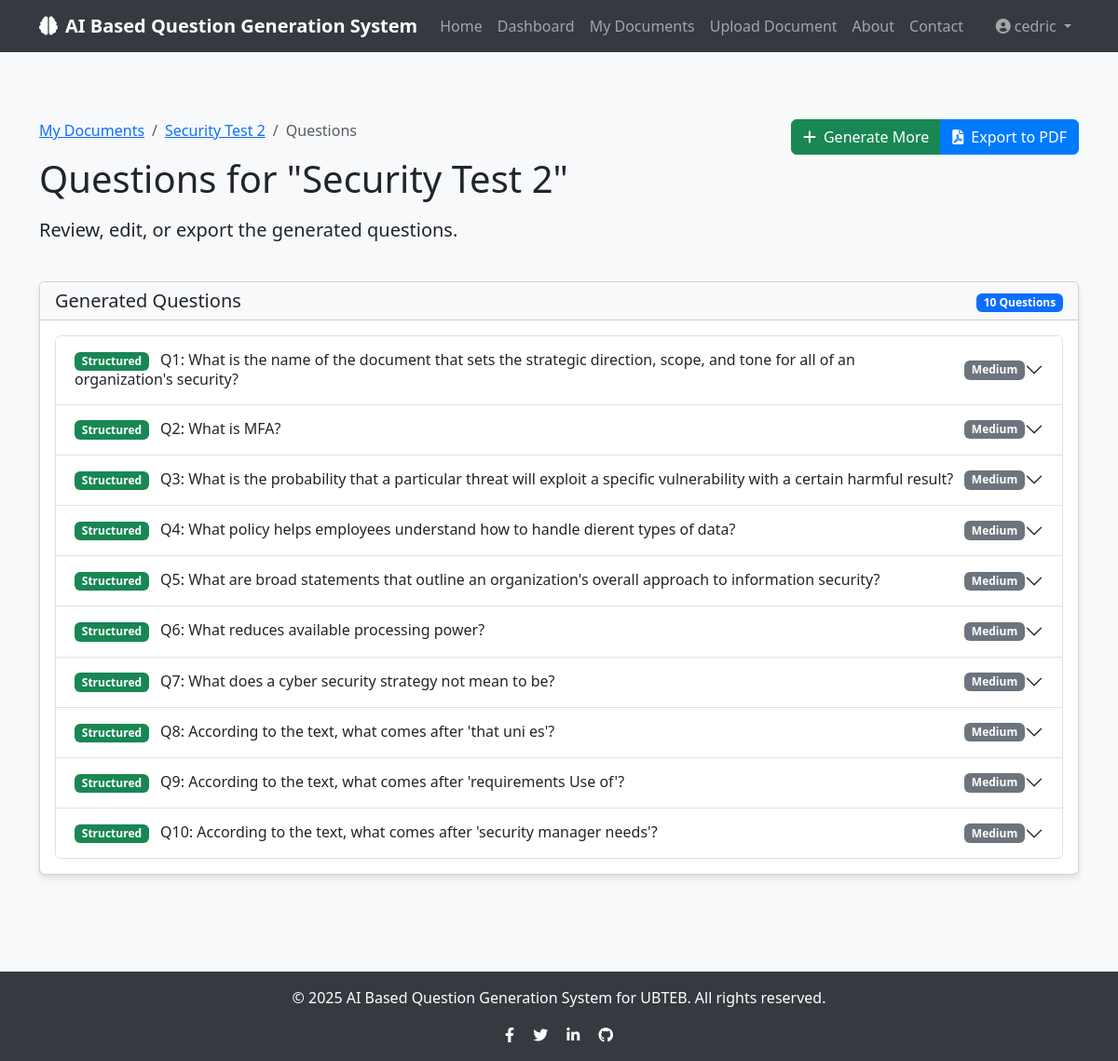
The app's page /documents/2/questions (signed in), older data.
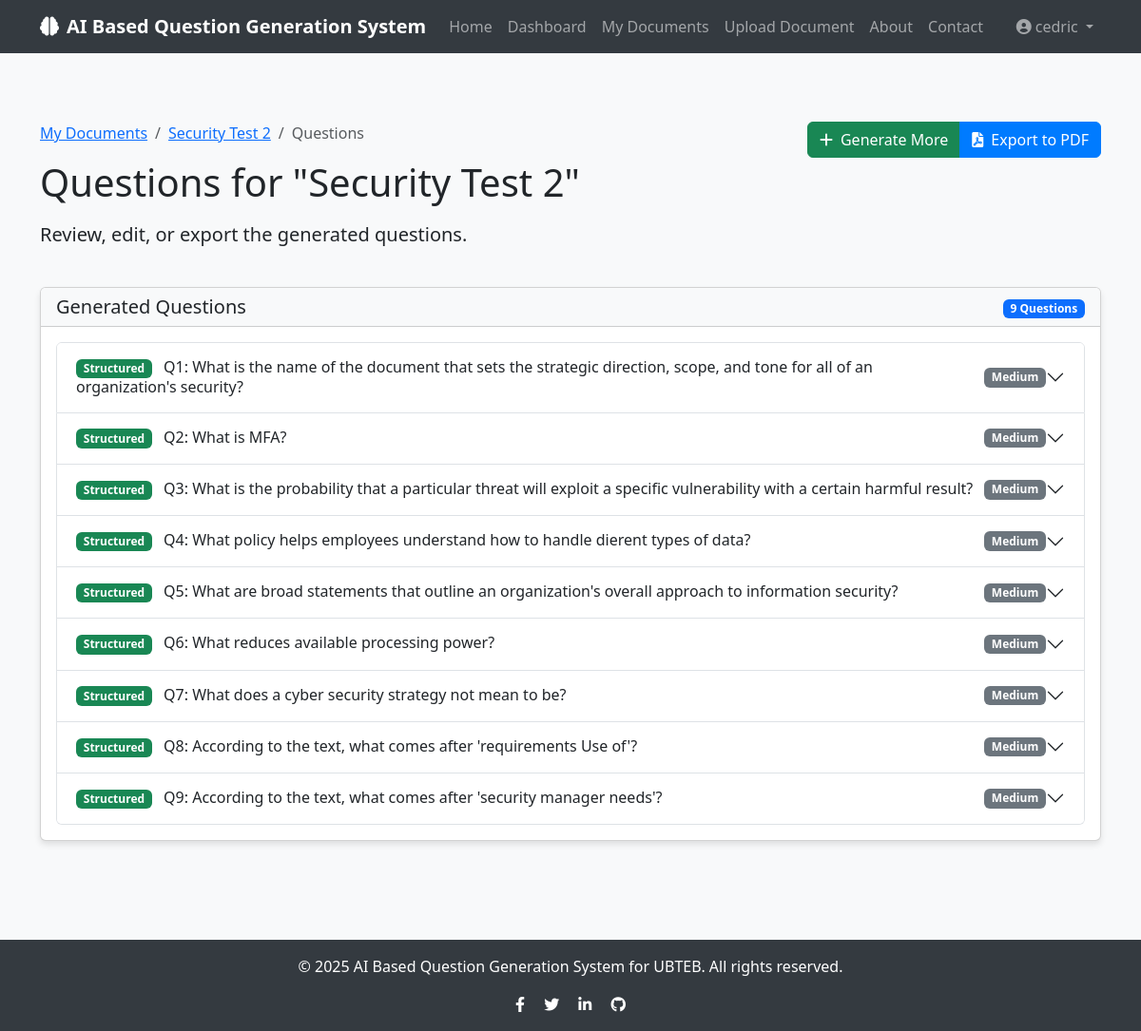
The same page, newer data.
### app/models/user.py (models this page shows, shortened)
class User(db.Model, UserMixin):
    id = db.Column(db.Integer, primary_key=True)
    username = db.Column(db.String(50), unique=True, nullable=False)
    email = db.Column(db.String(120), unique=True, nullable=False)
    password = db.Column(db.String(60), nullable=False)
    created_at = db.Column(db.DateTime, default=datetime.utcnow)
    documents = db.relationship('Document', backref='author', lazy=True, cascade="all, delete-orphan")
    questions = db.relationship('Question', backref='author', lazy=True, cascade="all, delete-orphan")

### app/models/document.py (models this page shows, shortened)
class Document(db.Model):
    id = db.Column(db.Integer, primary_key=True)
    title = db.Column(db.String(100), nullable=False)
    filename = db.Column(db.String(100), nullable=False)
    file_path = db.Column(db.String(255), nullable=False)
    content = db.Column(db.Text, nullable=False)
    created_at = db.Column(db.DateTime, default=datetime.utcnow)
    user_id = db.Column(db.Integer, db.ForeignKey('user.id'), nullable=False)
    questions = db.relationship('Question', backref='document', lazy=True, cascade="all, delete-orphan")

### app/models/question.py (models this page shows, shortened)
class Question(db.Model):
    id = db.Column(db.Integer, primary_key=True)
    content = db.Column(db.Text, nullable=False)
    answer = db.Column(db.Text, nullable=False)
    options = db.Column(db.JSON, nullable=True)  # For multiple choice questions
    question_type = db.Column(db.String(20), nullable=False)  # 'multiple_choice' or 'structured'
    difficulty = db.Column(db.String(20), nullable=False)  # 'easy', 'medium', 'hard'
    created_at = db.Column(db.DateTime, default=datetime.utcnow)
    document_id = db.Column(db.Integer, db.ForeignKey('document.id'), nullable=False)
    user_id = db.Column(db.Integer, db.ForeignKey('user.id'), nullable=False)

### app/routes/questions.py (the view)
@questions.route('/documents/<int:document_id>/questions')
@login_required
def view_questions(document_id):
    document = Document.query.get_or_404(document_id)
    if document.user_id != current_user.id:
        flash('You do not have permission to view questions for this document.', 'danger')
        return redirect(url_for('questions.list_documents'))
    questions = Question.query.filter_by(document_id=document.id).all()
    return render_template('questions/view_questions.html', document=document, questions=questions)

### app/models/user.py (called while the page is built)
@login_manager.user_loader
def load_user(user_id):
    return User.query.get(int(user_id))

### app/templates/questions/view_questions.html (shortened to what this page needs)
{% extends "base.html" %}
{% block content %}
<div class="container py-5">
    <div class="row mb-4">
        <div class="col-md-8">
            <nav aria-label="breadcrumb">
                <ol class="breadcrumb">
                    <li class="breadcrumb-item"><a href="{{ url_for('questions.list_documents') }}">My Documents</a></li>
                    <li class="breadcrumb-item"><a href="{{ url_for('questions.view_document', document_id=document.id) }}">{{ document.title }}</a></li>
                    <li class="breadcrumb-item active" aria-current="page">Questions</li>
                </ol>
            </nav>
            <h1 class="mb-3">Questions for "{{ document.title }}"</h1>
            <p class="lead">Review, edit, or export the generated questions.</p>
        </div>
        <div class="col-md-4 text-end">
            <div class="btn-group" role="group">
                <a href="{{ url_for('questions.generate_questions_form', document_id=document.id) }}" class="btn btn-success">
                    <i class="fas fa-plus me-2"></i>Generate More
                </a>
                <a href="{{ url_for('questions.export_questions', document_id=document.id) }}" class="btn btn-primary">
                    <i class="fas fa-file-pdf me-2"></i>Export to PDF
                </a>
            </div>
        </div>
    </div>
    {% if questions %}
        <div class="row mb-4">
            <div class="col-md-12">
                <div class="card">
                    <div class="card-header bg-light">
                        <div class="row align-items-center">
                            <div class="col">
                                <h5 class="mb-0">Generated Questions</h5>
                            </div>
                            <div class="col-auto">
                                <span class="badge bg-primary">{{ questions|length }} Questions</span>
                            </div>
                        </div>
                    </div>
                    <div class="card-body">
                        <div class="accordion" id="questionsAccordion">
                            {% for question in questions %}
                                <div class="accordion-item">
                                    <h2 class="accordion-header" id="heading{{ question.id }}">
                                        <button class="accordion-button collapsed" type="button" data-bs-toggle="collapse" data-bs-target="#collapse{{ question.id }}" aria-expanded="false" aria-controls="collapse{{ question.id }}">
                                            <div class="d-flex w-100 justify-content-between align-items-center">
                                                <span>
                                                    <span class="badge {% if question.question_type == 'multiple_choice' %}bg-info{% else %}bg-success{% endif %} me-2">
                                                        {{ question.question_type|replace('_', ' ')|title }}
                                                    </span>
                                                    Q{{ loop.index }}: {{ question.content }}
                                                </span>
                                                <span class="badge bg-secondary ms-2">{{ question.difficulty|title }}</span>
                                            </div>
                                        </button>
                                    </h2>
                                </div>
                            {% endfor %}
                        </div>
                    </div>
                </div>
            </div>
        </div>
    {% endif %}
</div>
{% endblock %}

### app/templates/base.html (shortened to what this page needs)
<!DOCTYPE html>
<html lang="en">
<head>
    <link href="https://cdn.jsdelivr.net/npm/bootstrap@5.3.0/dist/css/bootstrap.min.css" rel="stylesheet">
    <link rel="stylesheet" href="https://cdnjs.cloudflare.com/ajax/libs/font-awesome/6.0.0/css/all.min.css">
</head>
<body>
    <nav class="navbar navbar-expand-lg navbar-dark mb-4">
        <div class="container">
            <a class="navbar-brand" href="{{ url_for('main.index') }}">
                <i class="fas fa-brain me-2"></i>AI Based Question Generation System
            </a>
            <div class="collapse navbar-collapse" id="navbarNav">
                <ul class="navbar-nav me-auto">
                    <li class="nav-item">
                        <a class="nav-link" href="{{ url_for('main.index') }}">Home</a>
                    </li>
                    {% if current_user.is_authenticated %}
                    <li class="nav-item">
                        <a class="nav-link" href="{{ url_for('main.dashboard') }}">Dashboard</a>
                    </li>
                    <li class="nav-item">
                        <a class="nav-link" href="{{ url_for('questions.list_documents') }}">My Documents</a>
                    </li>
                    <li class="nav-item">
                        <a class="nav-link" href="{{ url_for('questions.upload_document') }}">Upload Document</a>
                    </li>
                    {% endif %}
                    <li class="nav-item">
                        <a class="nav-link" href="{{ url_for('main.about') }}">About</a>
                    </li>
                    <li class="nav-item">
                        <a class="nav-link" href="{{ url_for('main.contact') }}">Contact</a>
                    </li>
                </ul>
                <ul class="navbar-nav">
                    {% if current_user.is_authenticated %}
                    <li class="nav-item dropdown">
                        <a class="nav-link dropdown-toggle" href="#" id="navbarDropdown" role="button" data-bs-toggle="dropdown" aria-expanded="false">
                            <i class="fas fa-user-circle me-1"></i>{{ current_user.username }}
                        </a>
                    </li>
                    {% endif %}
                </ul>
            </div>
        </div>
    </nav>
    <div class="content">
        {% block content %}{% endblock %}
    </div>
    <footer class="footer text-center">
        <div class="container">
            <div class="row">
                <div class="col-md-12">
                    <p>&copy; 2025 AI Based Question Generation System for UBTEB. All rights reserved.</p>
                    <div class="social-icons">
                        <a href="#" class="text-white me-3"><i class="fab fa-facebook-f"></i></a>
                        <a href="#" class="text-white me-3"><i class="fab fa-twitter"></i></a>
                        <a href="#" class="text-white me-3"><i class="fab fa-linkedin-in"></i></a>
                        <a href="#" class="text-white"><i class="fab fa-github"></i></a>
                    </div>
                </div>
            </div>
        </div>
    </footer>
</body>
</html>

### app/templates/base.html (style rules this page uses)
body { min-height: 100vh; display: flex; flex-direction: column; background-color: #f8f9fa; }
.content { flex: 1; }
.navbar { background-color: #343a40; }
.navbar-brand { font-weight: bold; color: #ffffff; }
.footer { background-color: #343a40; color: #ffffff; padding: 1rem 0; margin-top: 2rem; }
.card { box-shadow: 0 4px 6px rgba(0, 0, 0, 0.1); transition: all 0.3s ease; }
.btn-primary { background-color: #007bff; border-color: #007bff; }

Row changes from the older to the newer data that the page shows:
removed Question: question_type "Structured", content "According to the text, what comes after 'that uni es'?", difficulty "Medium"
Text that changed along with them:
{{ questions|length }}: "10" → "9"
